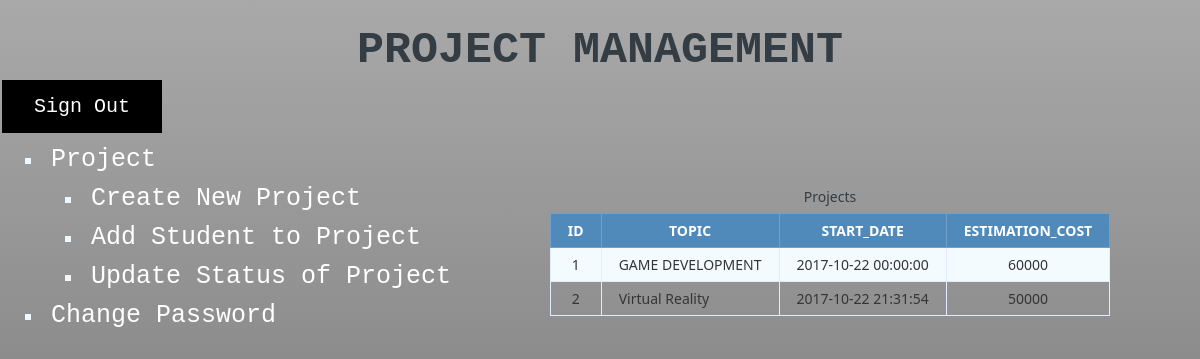
Screenshot of /managment.php (signed in) with the database file from the repository.
### tables this page shows
CREATE TABLE IF NOT EXISTS `projects` (
  `ID` int(11) NOT NULL AUTO_INCREMENT,
  `TOPIC` varchar(50) DEFAULT NULL,
  `STAFF_ID` int(50) DEFAULT NULL,
  `START_DATE` datetime DEFAULT NULL,
  `ESTIMATION_COST` int(11) DEFAULT NULL,
  `STATUS` int(1) NOT NULL DEFAULT '0',
  `ACTUAL_COST` int(11) DEFAULT NULL,
  `END_DATE` datetime DEFAULT NULL,
  PRIMARY KEY (`ID`)
);

### managment.php (the view, shortened to what this page needs)
<html>
<head>
    <link rel="stylesheet" href="style.css">
</head>
<body class="grad">
<center>
<h1 style="font-size: 45px; font-family:monospace">PROJECT MANAGEMENT</h1>
</center>
<a href="login.php"><input type="button" class="buttonl" value="Sign Out" onclick="home.php"></a>
<table width="100%">
  <tr>
    <td width="30%">
 <ul style="list-style-type:square; font-family: monospace; color: aliceblue; font-size: 20px;"  >
     <li><input type="button"class="list" value="Project">
     <br>
         <ul style="list-style-type:inherit">
         <li><a href="new.php"><input type="button" class="list" value="Create New Project"></a> </li>
                <li><a href="addstd.php"><input type="button" class="list" value="Add Student to Project"></a></li>
         <li><a href="old.php"><input type="button" class="list" value="Update Status of Project"></a></li></ul>
     </li>
  <li><a href="acc.php"><input type="button" class="list" value="Change Password"></a></li>
</ul>
</td>
<td width="70%" align="center">
<?php
$id1=$_SESSION['id'];
$sql = "SELECT * FROM projects where STAFF_ID='$id1';";
$query = mysql_query($sql);
?>
<table class="data-table" border="1">
        <caption class="title">Projects</caption>
        <thead>
            <tr>
                <th>ID</th>
                <th>TOPIC</th>
                <th>START_DATE</th>
                <th>ESTIMATION_COST</th>
            </tr>
        </thead>
        <tbody>
        <?php
        while ($row = mysql_fetch_array($query))
        {
            echo '<tr>
            <td>'.$row['ID'].'</td>
                    <td>'.$row['TOPIC'].'</td>
                    <td>'.$row['START_DATE'].'</td>
                    <td>'.$row['ESTIMATION_COST'].'</td>
                </tr>';
        }?>
        </tbody>
    </table>
</td>
</tr>
</table>
</body>
</html>

### style.css (style rules this page uses)
.grad { background: linear-gradient(to bottom,darkgray,dimgray); }
.list { background: none; border: none; font-family: monospace; color: white; text-align: center; text-decoration: none; display: inline-block; font-size: 25px; margin: 4px 2px; cursor: pointer; }
.buttonl { background-color:black; border: none; font-family: monospace; color:white; padding: 15px 32px; text-align: left; text-decoration: none; display: inline-block; font-size: 20px; margin: 4px 2px; cursor: pointer; }
table { margin: auto; font-family: "Lucida Sans Unicode", "Lucida Grande", "Segoe Ui"; font-size: 12px; }
h1 { margin: 25px auto 0; text-align: center; text-transform: uppercase; font-size: 17px; }
table td { align-content: center; transition: all .5s; }
.data-table { border-collapse: collapse; font-size: 14px; min-width: 537px; }
.data-table th, .data-table td { border: 1px solid #e1edff; padding: 7px 17px; }
.data-table caption { margin: 7px; }
.data-table thead th { background-color: #508abb; color: #FFFFFF; border-color: #6ea1cc !important; text-transform: uppercase; }
.data-table tbody td { color: #353535; }
.data-table tbody td:first-child, .data-table tbody td:nth-child(4), .data-table tbody td:last-child { text-align: center; }
.data-table tbody tr:nth-child(odd) td { background-color: #f4fbff; }

### managment.php (style rules this page uses)
body { font-size: 15px; color: #343d44; font-family: "segoe-ui", "open-sans", tahoma, arial; padding: 0; margin: 0; }

### rows the page displays
projects: ID "1", TOPIC "GAME DEVELOPMENT", START_DATE "2017-10-22 00:00:00", ESTIMATION_COST "60000"
projects: ID "2", TOPIC "Virtual Reality", START_DATE "2017-10-22 21:31:54", ESTIMATION_COST "50000"
